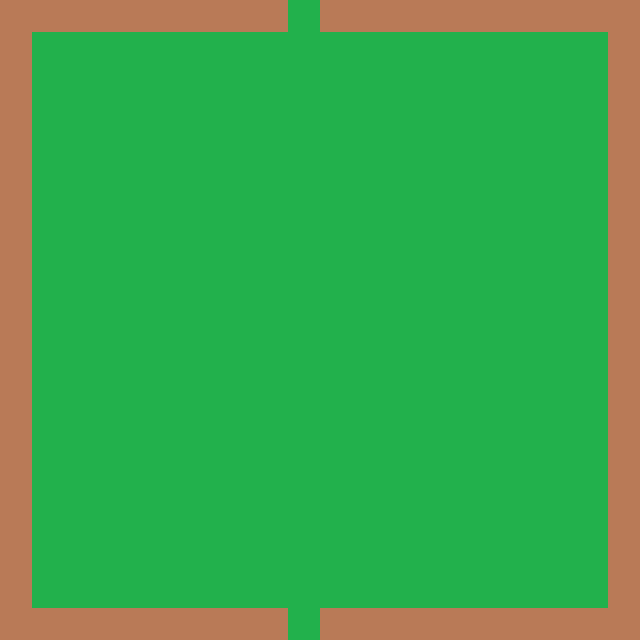

A 2D game scene composited from a Tiled map and its tileset images. What follows is a short description and the map's XML, with each tile layer's data collapsed to a summary:
An orthogonal 20x20 tile map with 32x32 px tiles, 1 tile layer (Tile Layer 1), 2 tilesets and 2 objects (monster_goal, monster_spawn).

<map version="1.0" orientation="orthogonal" width="20" height="20" tilewidth="32" tileheight="32">
 <tileset firstgid="1" name="wall" tilewidth="32" tileheight="32">
  <image source="../img/sprites/wall.png" width="32" height="32" />
  <tile id="0">
   <properties>
    <property name="collision" value="0" />
   </properties>
  </tile>
 </tileset>
 <tileset firstgid="2" name="grass" tilewidth="32" tileheight="32">
  <image source="../img/sprites/grass.png" width="32" height="32" />
  <tile id="0">
   <properties>
    <property name="collision" value="1" />
   </properties>
  </tile>
 </tileset>
 <layer name="Tile Layer 1" width="20" height="20">
  <data>[400 cells, 400 non-empty, 2 distinct tile ids]</data>
 </layer>
 <objectgroup name="Object Layer 1" width="20" height="20">
  <object name="monster_goal" x="288" y="0" width="32" height="32" />
  <object name="monster_spawn" x="288" y="608" width="32" height="32" />
 </objectgroup>
</map>
